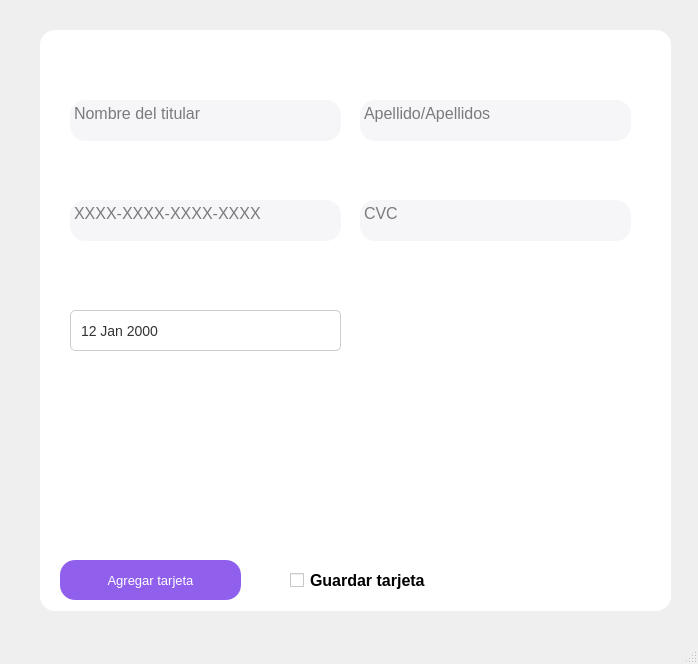
<?xml version="1.0" encoding="UTF-8"?>
<ui version="4.0">
 <class>Pagos</class>
 <widget class="QMainWindow" name="Pagos">
  <property name="geometry">
   <rect>
    <x>0</x>
    <y>0</y>
    <width>698</width>
    <height>664</height>
   </rect>
  </property>
  <property name="windowTitle">
   <string>Pagos</string>
  </property>
  <widget class="QWidget" name="centralwidget">
   <widget class="QFrame" name="frame">
    <property name="geometry">
     <rect>
      <x>30</x>
      <y>20</y>
      <width>651</width>
      <height>601</height>
     </rect>
    </property>
    <property name="styleSheet">
     <string notr="true">background-color:transparent;
border-radius: 10px;
</string>
    </property>
    <property name="frameShape">
     <enum>QFrame::StyledPanel</enum>
    </property>
    <property name="frameShadow">
     <enum>QFrame::Raised</enum>
    </property>
    <widget class="QRadioButton" name="buttonExit">
     <property name="geometry">
      <rect>
       <x>20</x>
       <y>20</y>
       <width>16</width>
       <height>21</height>
      </rect>
     </property>
     <property name="cursor">
      <cursorShape>PointingHandCursor</cursorShape>
     </property>
     <property name="toolTip">
      <string>Salir</string>
     </property>
     <property name="styleSheet">
      <string>background-color:transparent;</string>
     </property>
     <property name="text">
      <string/>
     </property>
    </widget>
    <widget class="QFrame" name="frame_7">
     <property name="geometry">
      <rect>
       <x>10</x>
       <y>10</y>
       <width>631</width>
       <height>581</height>
      </rect>
     </property>
     <property name="styleSheet">
      <string notr="true">background-color: white;
border-radius:15px;</string>
     </property>
     <property name="frameShape">
      <enum>QFrame::StyledPanel</enum>
     </property>
     <property name="frameShadow">
      <enum>QFrame::Raised</enum>
     </property>
     <widget class="QPlainTextEdit" name="plainTextEdit_3">
      <property name="geometry">
       <rect>
        <x>30</x>
        <y>70</y>
        <width>271</width>
        <height>41</height>
       </rect>
      </property>
      <property name="font">
       <font>
        <family>Segoe UI</family>
        <pointsize>12</pointsize>
       </font>
      </property>
      <property name="styleSheet">
       <string notr="true">background-color: #f6f6f9;
color:black;
border-radius:15px;</string>
      </property>
      <property name="placeholderText">
       <string>Nombre del titular</string>
      </property>
     </widget>
     <widget class="QPlainTextEdit" name="plainTextEdit_4">
      <property name="geometry">
       <rect>
        <x>320</x>
        <y>70</y>
        <width>271</width>
        <height>41</height>
       </rect>
      </property>
      <property name="font">
       <font>
        <family>Segoe UI</family>
        <pointsize>12</pointsize>
       </font>
      </property>
      <property name="styleSheet">
       <string notr="true">background-color: #f6f6f9;
color:black;
border-radius:15px;</string>
      </property>
      <property name="placeholderText">
       <string>Apellido/Apellidos</string>
      </property>
     </widget>
     <widget class="QPushButton" name="pushButton_4">
      <property name="geometry">
       <rect>
        <x>20</x>
        <y>530</y>
        <width>181</width>
        <height>40</height>
       </rect>
      </property>
      <property name="font">
       <font>
        <family>Segoe UI</family>
        <pointsize>10</pointsize>
       </font>
      </property>
      <property name="cursor">
       <cursorShape>PointingHandCursor</cursorShape>
      </property>
      <property name="styleSheet">
       <string notr="true">QPushButton {
    background-color: #905fec;
    border-radius: 15px;
    color: white;
}

QPushButton:hover {
    background-color: #905fec;
    border-radius: 15px;
    color: white;
}

QPushButton:pressed {
    background-color: #905fec;
    border-radius: 10px;
    color: white;
}</string>
      </property>
      <property name="text">
       <string>Agregar tarjeta</string>
      </property>
     </widget>
     <widget class="QDateEdit" name="dateEdit">
      <property name="geometry">
       <rect>
        <x>30</x>
        <y>280</y>
        <width>271</width>
        <height>41</height>
       </rect>
      </property>
      <property name="sizePolicy">
       <sizepolicy hsizetype="Minimum" vsizetype="Fixed">
        <horstretch>0</horstretch>
        <verstretch>0</verstretch>
       </sizepolicy>
      </property>
      <property name="font">
       <font>
        <family>Arial,sans-serif</family>
        <pointsize>-1</pointsize>
       </font>
      </property>
      <property name="cursor">
       <cursorShape>PointingHandCursor</cursorShape>
      </property>
      <property name="styleSheet">
       <string notr="true">QDateEdit {
    background-color: transparent; /* Color de fondo */
    border: 1px solid #cccccc; /* Borde */
    border-radius: 5px; /* Bordes redondeados */
    padding: 8px; /* Espaciado interno */
    font-family: Arial, sans-serif; /* Fuente */
    font-size: 14px; /* Tamaño de la fuente */
    color: #333333; /* Color del texto */
}

QDateEdit::drop-down {
    width: 20px; /* Ancho del botón desplegable */
    background-color: transparent; /* Color de fondo transparente */
    border-left: none; /* Sin borde izquierdo */
    border-top-right-radius: 5px; /* Borde redondeado superior derecho */
    border-bottom-right-radius: 5px; /* Borde redondeado inferior derecho */
}

QDateEdit::drop-down:hover {
    background-color: #f0f0f0; /* Color de fondo al pasar el mouse */
}

QDateEdit::drop-down::down-arrow {
    image: url(arrow-down.png); /* Icono para el botón desplegable */
    width: 16px; /* Ancho del icono */
    height: 16px; /* Altura del icono */
}</string>
      </property>
      <property name="wrapping">
       <bool>true</bool>
      </property>
      <property name="showGroupSeparator" stdset="0">
       <bool>false</bool>
      </property>
      <property name="calendarPopup">
       <bool>true</bool>
      </property>
      <property name="date">
       <date>
        <year>2000</year>
        <month>1</month>
        <day>12</day>
       </date>
      </property>
     </widget>
     <widget class="QPushButton" name="pushButton_5">
      <property name="geometry">
       <rect>
        <x>240</x>
        <y>280</y>
        <width>41</width>
        <height>41</height>
       </rect>
      </property>
      <property name="styleSheet">
       <string notr="true">background-color:transparent;</string>
      </property>
      <property name="text">
       <string/>
      </property>
      <property name="icon">
       <iconset>
        <normaloff>../Resources/calendar-days.png</normaloff>../Resources/calendar-days.png</iconset>
      </property>
      <property name="iconSize">
       <size>
        <width>32</width>
        <height>32</height>
       </size>
      </property>
     </widget>
     <widget class="QPlainTextEdit" name="plainTextEdit_5">
      <property name="geometry">
       <rect>
        <x>30</x>
        <y>170</y>
        <width>271</width>
        <height>41</height>
       </rect>
      </property>
      <property name="font">
       <font>
        <family>Segoe UI</family>
        <pointsize>12</pointsize>
       </font>
      </property>
      <property name="styleSheet">
       <string notr="true">background-color: #f6f6f9;
color:black;
border-radius:15px;</string>
      </property>
      <property name="placeholderText">
       <string>XXXX-XXXX-XXXX-XXXX</string>
      </property>
     </widget>
     <widget class="QPlainTextEdit" name="plainTextEdit_6">
      <property name="geometry">
       <rect>
        <x>320</x>
        <y>170</y>
        <width>271</width>
        <height>41</height>
       </rect>
      </property>
      <property name="font">
       <font>
        <family>Segoe UI</family>
        <pointsize>12</pointsize>
       </font>
      </property>
      <property name="styleSheet">
       <string notr="true">background-color: #f6f6f9;
color:black;
border-radius:15px;</string>
      </property>
      <property name="placeholderText">
       <string>CVC</string>
      </property>
     </widget>
     <widget class="QCheckBox" name="checkBox">
      <property name="geometry">
       <rect>
        <x>250</x>
        <y>530</y>
        <width>181</width>
        <height>41</height>
       </rect>
      </property>
      <property name="font">
       <font>
        <family>Segoe UI</family>
        <pointsize>12</pointsize>
        <weight>75</weight>
        <bold>true</bold>
       </font>
      </property>
      <property name="text">
       <string>Guardar tarjeta</string>
      </property>
     </widget>
     <zorder>pushButton_5</zorder>
     <zorder>plainTextEdit_3</zorder>
     <zorder>plainTextEdit_4</zorder>
     <zorder>pushButton_4</zorder>
     <zorder>dateEdit</zorder>
     <zorder>plainTextEdit_5</zorder>
     <zorder>plainTextEdit_6</zorder>
     <zorder>checkBox</zorder>
    </widget>
    <widget class="QRadioButton" name="buttonMinimize">
     <property name="enabled">
      <bool>false</bool>
     </property>
     <property name="geometry">
      <rect>
       <x>40</x>
       <y>20</y>
       <width>16</width>
       <height>21</height>
      </rect>
     </property>
     <property name="cursor">
      <cursorShape>PointingHandCursor</cursorShape>
     </property>
     <property name="focusPolicy">
      <enum>Qt::NoFocus</enum>
     </property>
     <property name="toolTip">
      <string>Minimizar</string>
     </property>
     <property name="styleSheet">
      <string notr="true">background-color:transparent;</string>
     </property>
     <property name="text">
      <string/>
     </property>
     <property name="autoExclusive">
      <bool>false</bool>
     </property>
    </widget>
    <zorder>frame_7</zorder>
    <zorder>buttonExit</zorder>
    <zorder>buttonMinimize</zorder>
   </widget>
  </widget>
  <widget class="QStatusBar" name="statusbar"/>
 </widget>
 <resources/>
 <connections/>
</ui>
